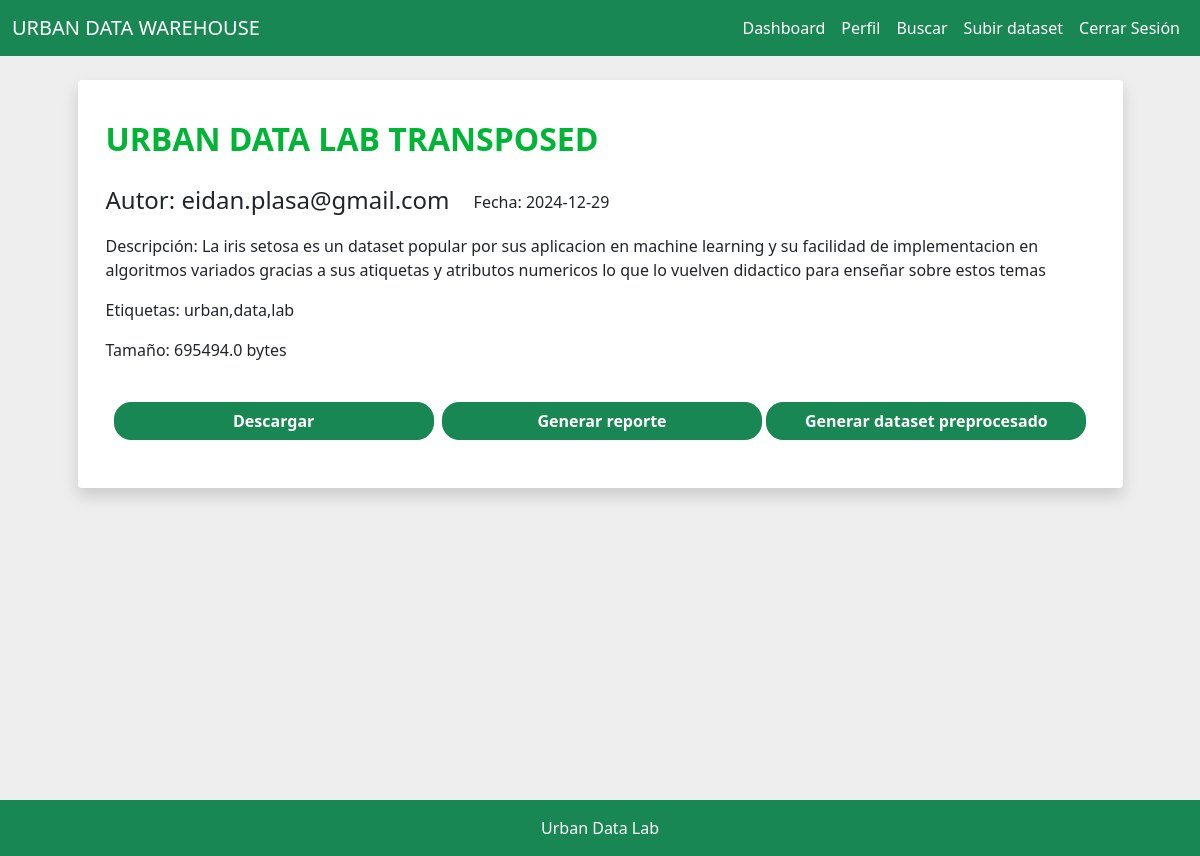
/view/27 (signed in), run on the app's committed database.
### tables this page shows
CREATE TABLE datasets (
            id INTEGER PRIMARY KEY AUTOINCREMENT,
            user_id INTEGER NOT NULL,
            name TEXT NOT NULL,
            description TEXT,
            upload_date DATE NOT NULL,
            tag TEXT,
            size REAL,
            has_report BOOLEAN NOT NULL,
            FOREIGN KEY(user_id) REFERENCES users(id)
        );

CREATE TABLE users (
            id INTEGER PRIMARY KEY AUTOINCREMENT,
            username TEXT NOT NULL UNIQUE,
            password_hash TEXT NOT NULL
        );

### routes.py (the view, shortened to what this page needs)
@app.route('/view/<int:dataset_id>', methods=['GET', 'POST'])
@login_required
def view(dataset_id):
    db = get_db()
    cursor = db.cursor()
    cursor.execute('''
        SELECT datasets.id, datasets.name, datasets.description, datasets.upload_date, datasets.tag, datasets.size, datasets.has_report, users.username
        FROM datasets
        JOIN users ON datasets.user_id = users.id
        WHERE datasets.id = ?
    ''', (dataset_id,))
    dataset = cursor.fetchone()
    if not dataset:
        flash('dataset no encontrado.', 'danger')
        return redirect(url_for('search'))
    dataset_id, name, description, upload_date, tag, size, has_report, username = dataset
    dataset_tags = [t.strip().lower() for t in tag.split(',')]
    if 'viewed_tags' not in session:
        session['viewed_tags'] = []
    session['viewed_tags'].extend(dataset_tags)
    archivo_original = None
    extension = ""
    for file in os.listdir(DATASET_DIRECTORY):
        base, ext = os.path.splitext(file)
        if base == str(dataset_id):
            archivo_original = file
            extension = ext
            break
    ruta_original = os.path.join(DATASET_DIRECTORY, archivo_original) if archivo_original else None
    pdf_path = os.path.join(REPORT_DIRECTORY, f"{dataset_id}.pdf")
    pdf_exists = os.path.exists(pdf_path) and has_report == 1
    processed_path = os.path.join(PROCESSED_DIRECTORY, f"{dataset_id}.csv")
    processed_exists = os.path.exists(processed_path)
    return render_template('view.html',
                           dataset_id=dataset_id,
                           name=name,
                           description=description,
                           upload_date=upload_date,
                           tag=tag,
                           size=size,
                           username=username,
                           pdf_exists=pdf_exists,
                           processed_exists=processed_exists)

### __init__.py (called while the page is built)
def get_db():
    db = getattr(g, '_database', None)
    if db is None:
        db = g._database = sqlite3.connect(DATABASE)
    return db

@app.teardown_appcontext
def close_connection(exception):
    db = getattr(g, '_database', None)
    if db is not None:
        db.close()

### models.py (called while the page is built)
@login_manager.user_loader
def load_user(user_id):
    return User.get(user_id)

    @staticmethod
    def get(user_id):
        db = get_db()
        cursor = db.cursor()
        cursor.execute("SELECT * FROM users WHERE id = ?", (user_id,))
        user = cursor.fetchone()
        if not user:
            return None
        return User(id=user[0], username=user[1], password_hash=user[2])

### routes.py (called while the page is built)
@app.context_processor
def inject_js_files():
    js_folder = os.path.join(app.static_folder, 'js', 'choices')
    js_files = [f'js/choices/{file}' for file in os.listdir(js_folder) if file.endswith('.js')]
    return {'choices_js_files': js_files}

### templates/view.html (shortened to what this page needs)
{% extends "base.html" %}
{% block content %}
<div class="row justify-content-center">
    <div class="col-md-11 ">
        <div class="row">
            <div class="bg-white shadow rounded-1">
                <br>
                <div class="d-flex justify-content-start">
                    <h2 class="fw-bold ms-3 mt-3 mb-4 iverde">{{ name }}</h2>
                </div>
                <div class="ms-3 me-2 mt-1 mb-2">
                    <div class="d-flex">
                        <h4 class="">Autor: {{ username }}</h4>
                        <p class="ms-4 mt-1">Fecha: {{ upload_date }}</p>
                    </div>
                    <div class="mb-1 mt-1">
                        <p>Descripción: {{ description }}</p>
                    </div>
                    <p>Etiquetas: {{ tag }}</p>
                    <p>Tamaño: {{ size }} bytes</p>
                </div>
                <form method="POST" action="{{ url_for('view', dataset_id=dataset_id) }}">
                    <br/>
                    <div class="d-flex align-items-center ms-4 me-4">
                        <button type="submit" class="btn btn-success esperanza flex-grow-1 gordito ojo me-1 fw-bold" name="action" value="download">Descargar</button>
                        {% if not pdf_exists %}
                        <button type="submit" class="btn btn-success esperanza flex-grow-1 gordito ojo ms-1 fw-bold" name="action" value="report">Generar reporte</button>
                        {% else %}
                        <button type="submit" class="btn btn-secondary flex-grow-1 gordito ojo ms-1 fw-bold" disabled>Reporte generado</button>
                        {% endif %}
                        {% if not processed_exists %}
                        <button type="submit" class="btn btn-success esperanza flex-grow-1 gordito ojo ms-1 fw-bold" name="action" value="proccessed">Generar dataset preprocesado</button>
                        {% else %}
                        <button type="submit" class="btn btn-success esperanza flex-grow-1 gordito ojo ms-1 fw-bold" name="action" value="download_processed">Descargar dataset preprocesado</button>
                        {% endif %}
                    </div>
                    <br/>
                </form>
                <br>
            </div>
        </div>
    </div>
</div>
{% endblock %}

### static/basic.css (style rules this page uses)
:root { --principal: #03b600; --principal2:rgba(255, 255, 255, 0.256)d; --principallight: #5cab60d7; --secundario: #00b41e; --secundariolight: #63de7b6a; }
body { margin: 0; padding: 0; overflow-x: hidden; background-color: #eeeeee; }
.esperanza { border-radius: 17px; }
.gordito { width: 100%; }
.iverde { color: #00b436; }

### data on the page
datasets: name "URBAN DATA LAB TRANSPOSED", upload_date "2024-12-29", description "La iris setosa es un dataset popular por sus aplicacion en machine learning y su facilidad de implementacion en algoritmos variados gracias a sus atiquetas y atributos numericos lo que lo vuelven didactico para enseñar sobre estos temas", tag "urban,data,lab", size "695494.0"
users: username "eidan.plasa@gmail.com"
